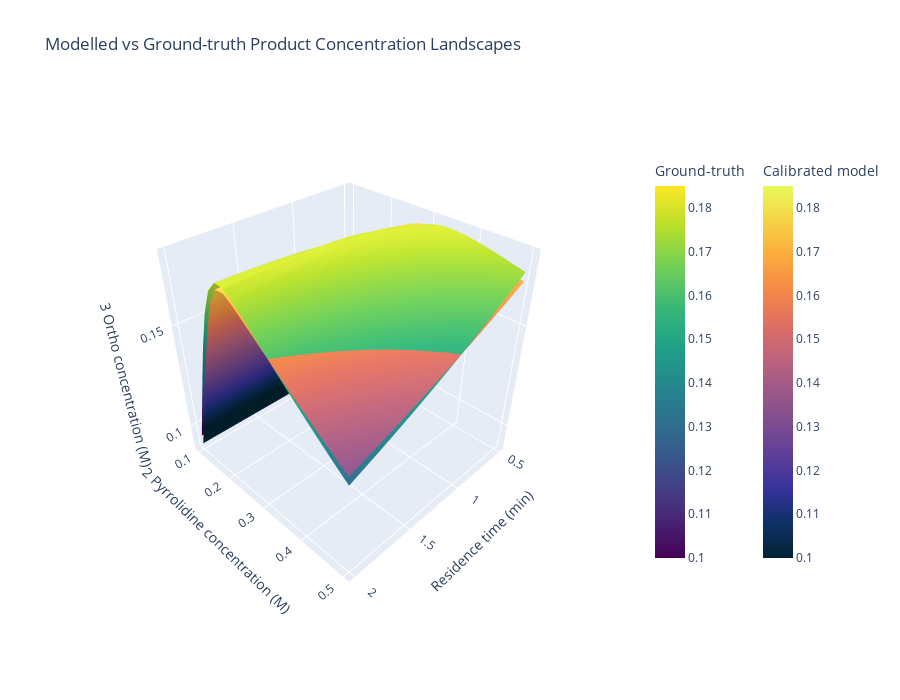

The cell this chart's notebook holds for it:
### Code cell
# compare ortho product concentration landscape of the calibrated model against the ground-truth at 100 oC
# the two product concentration landscapes overlap with each other, indicating kinetics parameters are well fitted
operation_params = {
    ("Temperature", None, None, None, None): 100,
    ("Residence_Time", None, None, None, None): np.linspace(0.5, 2, 16),
    ("Concentration", None, 0, None, 1): np.linspace(0.1, 0.5, 21),
}
pyrrolidine_snar.plot_product_conc_landscape_with_ground_truth(operation_params, cal_kinetics_params)

### Figure 1 — Plotly figure (JSON) as saved in the notebook; plotly's stock layout.template omitted (floating-point values rounded to 4 significant figures; data arrays with more than 128 entries replaced by an {"elided": "..."} marker saying what was removed)
{"data": [{"cmax": 0.185, "cmin": 0.1, "colorbar": {"len": 0.8, "title": {"text": "Ground-truth"}, "x": 1.05}, "colorscale": [[0, "#440154"], [0.1111, "#482878"], [0.2222, "#3e4989"], [0.3333, "#31688e"], [0.4444, "#26828e"], [0.5556, "#1f9e89"], [0.6667, "#35b779"], [0.7778, "#6ece58"], [0.8889, "#b5de2b"], [1, "#fde725"]], "name": "Ground-truth", "showscale": true, "type": "surface", "x": {"elided": "16x21 float values"}, "y": {"elided": "16x21 float values"}, "z": {"elided": "16x21 float values"}}, {"cmax": 0.185, "cmin": 0.1, "colorbar": {"len": 0.8, "title": {"text": "Calibrated model"}, "x": 1.25}, "colorscale": [[0, "rgb(3, 35, 51)"], [0.09091, "rgb(13, 48, 100)"], [0.1818, "rgb(53, 50, 155)"], [0.2727, "rgb(93, 62, 153)"], [0.3636, "rgb(126, 77, 143)"], [0.4545, "rgb(158, 89, 135)"], [0.5455, "rgb(193, 100, 121)"], [0.6364, "rgb(225, 113, 97)"], [0.7273, "rgb(246, 139, 69)"], [0.8182, "rgb(251, 173, 60)"], [0.9091, "rgb(246, 211, 70)"], [1, "rgb(231, 250, 90)"]], "name": "Calibrated model", "showscale": true, "type": "surface", "x": {"elided": "16x21 float values"}, "y": {"elided": "16x21 float values"}, "z": {"elided": "16x21 float values"}}], "layout": {"height": 700, "scene": {"camera": {"eye": {"x": 1.5, "y": 1.5, "z": 1.5}}, "xaxis": {"tickmode": "array", "tickvals": [0.5, 1, 1.5, 2], "title": {"text": "Residence time (min)"}}, "yaxis": {"tickmode": "array", "tickvals": [0.1, 0.2, 0.3, 0.4, 0.5], "title": {"text": "2 Pyrrolidine concentration (M)"}}, "zaxis": {"tickmode": "array", "tickvals": [0.05, 0.1, 0.15, 0.2], "title": {"text": "3 Ortho concentration (M)"}}}, "title": {"text": "Modelled vs Ground-truth Product Concentration Landscapes"}, "width": 900}}
